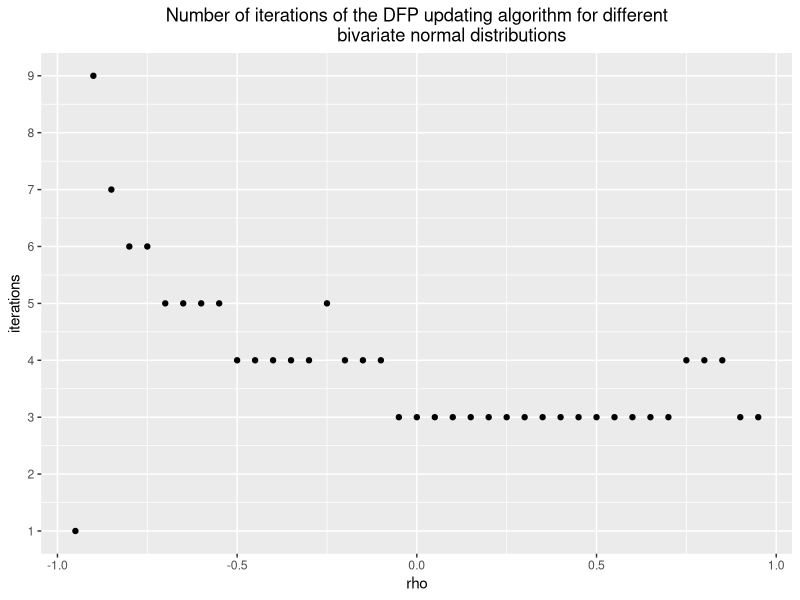

Reproduce this figure in R.
# Name: Christian Peters

library(numDeriv)
library(mvtnorm)
library(ggplot2)

# No. 2)
# ======

#' Implementation of a quasi-newton optimization algorithm using the DFP update.
#' 
#' @param f       The function to optimize.
#' @param start   The starting point.
#' @param tol     The minimum step size. Used as a stopping criterion.
#' @param maxIter Upper threshold for the maximum number of iterations.
#' 
#' @return A list with two entries: The result and the number of iterations.
dfpOptim <- function(f, start, tol=1e-4, maxIter=50) {
  # approximation of the inverse hessian matrix that is updated according
  # to the DFP update rule
  invHessian <- diag(length(start))
  last <- start
  curIter <- 1
  curGradient <- grad(f, start)
  
  repeat {
    # find the best stepsize
    ny <- optimize(function(x) {
        f(last - x * (invHessian %*% curGradient)[,1])
        # don't take steps bigger than a newton step
      }, interval=c(-1, 1))$minimum
    
    # take a step
    deltaTheta <- -ny * (invHessian %*% curGradient)[,1]
    new <- last + deltaTheta
    
    # check stopping conditions
    if (norm(new - last, type='2') < tol || curIter >= maxIter) {
      return(list(result=new, iterations=curIter))
    }
    
    # approximate the next gradient
    nextGradient <- grad(f, new)
    
    # update the inverse hessian approximation using the DFP update
    g <- nextGradient - curGradient
    
    dfpUpdate <- (deltaTheta %*% t(deltaTheta)) / (t(g) %*% deltaTheta)[1, 1] - 
      (invHessian %*% g %*% t(g) %*% invHessian) / (t(g) %*% invHessian %*% g)[1, 1]
    
    invHessian <- invHessian + dfpUpdate
    
    curGradient <- nextGradient
    last <- new
    curIter <- curIter + 1
  }
}

#' This function tests the DFP optimization algorithm by minimizing several
#' bivariate normal distributions with different correlation parameters and
#' examining the number of iterations that it takes to find the minimum.
testDfpOptim <- function() {
  # the different rho values to test
  rho <- seq(-0.95, 0.95, 0.05)
  # get the number of iterations it takes for each rho
  iterations <- sapply(rho, function(rho){
    sigma <- matrix(c(1, rho, rho, 1), nrow=2)
    mean <- c(0, 0)
    # start at a suitable point so that the algorithm converges
    start <- c(1, 1)
    res <- dfpOptim(function(x) -dmvnorm(x, mean=mean, sigma=sigma), start=start)
    if(!isTRUE(all.equal(mean, res$result, tolerance=1e-4))) {
      message(paste0('Error at rho = ', rho, ': The optimizer did not converge! ',
                     'Stopped at: [', res$result[1], ', ', res$result[2], ']'))
    }
    return(res$iterations)
  })
  print(
    ggplot(data.frame(rho=rho, iterations=iterations), aes(x=rho, y=iterations)) +
      ggtitle('Number of iterations of the DFP updating algorithm for different
              bivariate normal distributions') +
      geom_point() +
      scale_y_continuous(breaks=1:max(iterations)) +
      theme(plot.title = element_text(hjust = 0.5))
  )
}

testDfpOptim()

# No. 3)
# ======

singleSimulation <- function(method, b, n, k, eps, u) {
  # create the matrix X from random observations
  X <- matrix(rnorm(b*n), nrow=b, ncol=n)
  X[, n] <- 1
  y <- sample(c(1, 0), b, replace=TRUE)
  X <- X + k * y %*% t(rep(1, n))
  
  # the function to be minimized
  scoreFun <- function(theta) {
    score <- 0
    for (i in 1:b) {
      score <- score - (y[i] * t(X[i,]) %*% theta - log(1 + exp(t(X[i,]) %*% theta)))
    }
    return(score)
  }
  
  # find the starting value
  
  # first, use glm to find the optimum
  best <- glm(y ~ ., family=binomial(link='logit'), data=cbind(as.data.frame(X[,-n]), y=y))
  best <- unname(c(best$coefficients[-1], best$coefficients[1]))
  
  # now, get ny
  nySearch <- function(ny) {
    ((1 + eps) * scoreFun(best) - scoreFun(best + ny * u))**2
  }
  ny <- optimize(nySearch, c(-10, 10))$minimum
  
  # calculate the starting vector
  start <- best + ny * u
  
  # start the optimizer
  res <- optim(start, scoreFun, method=method)

  # return the relevant results
  return(list(iterations=unname(res$counts[2]), error=norm(res$par - best, type='2'),
              suboptimality=(scoreFun(res$par) - scoreFun(best))[1, 1]))
}

print(singleSimulation("CG", 50, 3, 0, 1, c(1, 0, 0)))